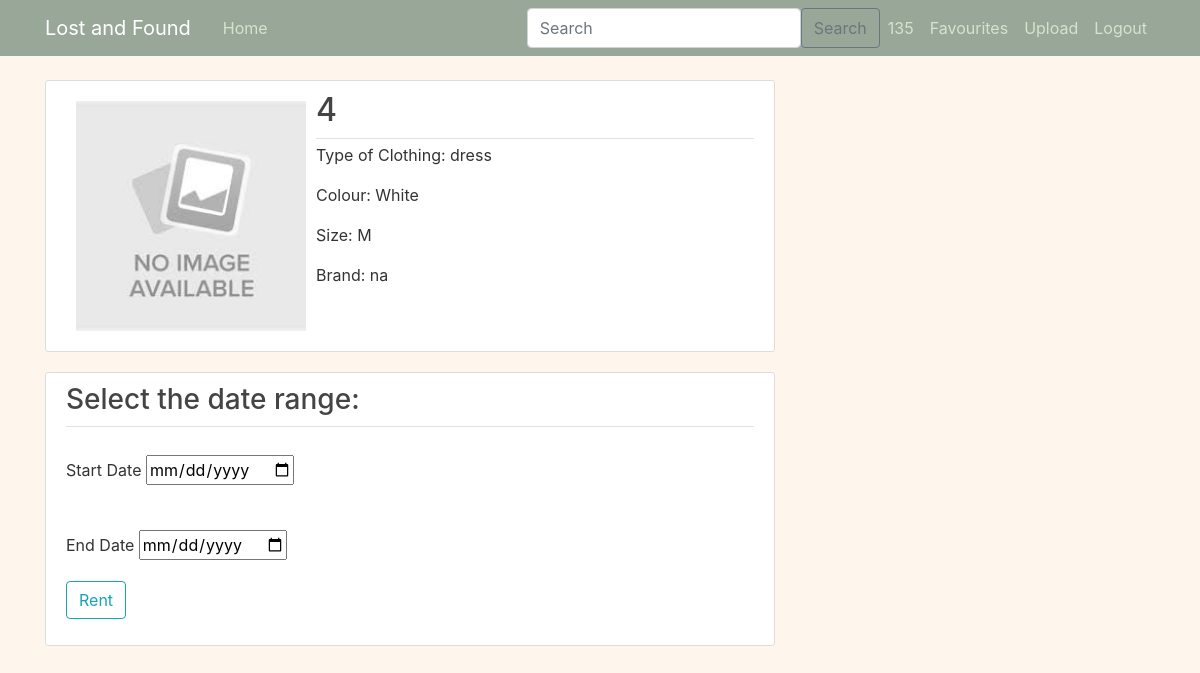
Screenshot of /rent/1 (signed in) with the database file from the repository.
### flaskapp/models.py (models this page shows, shortened)
class Users(db.Model, UserMixin):
    __tablename__ = 'Users'
    id = db.Column(db.Integer, unique=True, primary_key=True)
    username = db.Column(db.String(16), unique=True, nullable=False)
    password = db.Column(db.String(60), nullable=False)
    credit_balance = db.Column(db.Integer, default=500)

class Items(db.Model):
    __tablename__ = 'Items'
    id = db.Column(db.Integer, unique=True, primary_key=True)
    userID = db.Column(db.Integer, db.ForeignKey('Users.id'), nullable=False)
    image_file = db.Column(db.String(16), nullable=False, default='default.png')
    brand = db.Column(db.String(20), default='n/a')
    colour = db.Column(db.String(20))
    typeOfClothing = db.Column(db.String(50))
    size = db.Column(db.String(5))
    minimumCredits = db.Column(db.Integer, nullable=False)

### flaskapp/routes.py (the view, shortened to what this page needs)
@app.route("/rent/<int:item_id>", methods=['GET', 'POST'])
def rent(item_id):
    itemFree = True
    recentRentals = []
    daysRented = 0
    additionalCredits = 0
    numOfFavs = 0
    item = Items.query.get_or_404(item_id)
    minCredits = item.minimumCredits
    poster = item.userID
    now = datetime.today().date()
    oldDate = now + relativedelta(months=-6)
    if current_user.is_authenticated:
        form = ItemRental()
        return render_template('rent.html', title='Rental', form=form, item=item)
    else:
      return redirect(url_for('homePage'))

### flaskapp/forms.py
class ItemRental(FlaskForm):
    startDate = DateField('Start Date', format='%Y-%m-%d', validators=[DataRequired()])
    endDate = DateField('End Date', format='%Y-%m-%d', validators=[DataRequired()])
    submit = SubmitField('Rent')

class SearchForm(FlaskForm):
    searched = StringField('Searched', validators=[DataRequired()])
    submit = SubmitField('Search')

### flaskapp/models.py (called while the page is built)
@login_manager.user_loader
def load_user(user_id):
    return Users.query.get(int(user_id))

### flaskapp/routes.py (called while the page is built)
@app.context_processor
def layout():
    form = SearchForm()
    return dict(form=form)

### flaskapp/templates/rent.html (shortened to what this page needs)
{% extends "layout.html" %}
{% block content %}
    <article class="media content-section">
        <img style="height: 250px; width: 250px; padding: 10px" class="img-rounded" src="{{  url_for('static', filename='image_pics/' + item.image_file) }}">
        <div class="media-body">
        <div class="article-metadata">
            <h2><a class="article-title">{{ item.userID }}</a></h2>
        </div>
        <p class="article-content">Type of Clothing: {{ item.typeOfClothing }}</p>
        <p class="article-content">Colour: {{ item.colour }}</p>
        <p class="article-content">Size: {{ item.size }}</p>
        <p class="article-content">Brand: {{ item.brand }}</p>
        </div>
    </article>
    <div class="content-section">
        <body>
            <div class="article-metadata">
                <h3> Select the date range: </h3>
            </div>
            <form action="" method='POST' name="myform">
                <p class="article-content">
                {{ form.startDate.label }} {{form.startDate(class='datepicker')}} {{form.hidden_tag()}}
                </p>
                <p class="article-content">
                {{ form.endDate.label }} {{form.endDate(class='datepicker')}} {{form.hidden_tag()}}
                </p>
                <p>
                    <div class="form-group">
                        {{ form.submit(class="btn btn-outline-info") }}
                    </div>
                </p>
            </form>
        </body>
    </div>
{% endblock content %}

### flaskapp/templates/layout.html (shortened to what this page needs)
<!DOCTYPE html>
<html>
<head>
    <link rel="stylesheet" href="https://maxcdn.bootstrapcdn.com/bootstrap/4.0.0/css/bootstrap.min.css">
    <link rel="stylesheet" type="text/css" href="{{ url_for('static', filename='main.css') }}" >
</head>
<body>
    <header class="site-header">
        <nav class="navbar navbar-expand-md navbar-dark bg-steel fixed-top">
          <div class="container">
            <a class="navbar-brand mr-4" href="/">Lost and Found</a>
            <div class="collapse navbar-collapse" id="navbarToggle">
              <div class="navbar-nav mr-auto">
                <a class="nav-item nav-link" href="{{ url_for('homePage') }}">Home</a>
              </div>
              <div class="navbar-nav">
                {% if current_user.is_authenticated %}
                  <form method="POST" action="{{ url_for('search')}}" class="d-flex">
                    <input class="form-control me-2" id="urmum" type="search" placeholder="Search" aria-label="Search" name="searched">
                    <button class="btn btn-outline-secondary" type="submit">Search</button>
                  </form>
                  <a class="nav-item nav-link" >{{ current_user.credit_balance }}</a>
                  <a class="nav-item nav-link" href="{{ url_for('favourites') }}">Favourites</a>
                  <a class="nav-item nav-link" href="{{ url_for('upload') }}">Upload</a>
                  <a class="nav-item nav-link" href="{{ url_for('logout') }}">Logout</a>
                {% else %}
                  <a class="nav-item nav-link" href="{{ url_for('login') }}">Login</a>
                  <a class="nav-item nav-link" href="{{ url_for('signup') }}">Sign-Up</a>
                {% endif %}
              </div>
            </div>
          </div>
        </nav>
      </header>
      <main role="main" class="container">
        <div class="row">
          <div class="col-md-8">
            {% block content %}{% endblock %}
          </div>
        </div>
      </main>
</body>
</html>

### flaskapp/static/main.css (style rules this page uses)
body { background: #FEF5ED; color: #333333; margin-top: 5rem; }
h1, h2, h3, h4, h5, h6 { color: #444444; }
.bg-steel { background-color: #99A799; }
.site-header .navbar-nav .nav-link { color: #D3E4CD; }
.content-section { background: #ffffff; padding: 10px 20px; border: 1px solid #dddddd; border-radius: 3px; margin-bottom: 20px; }
.article-title { color: #444444; }
.article-content { white-space: pre-line; }
.article-metadata { padding-bottom: 1px; margin-bottom: 4px; border-bottom: 1px solid #e3e3e3 }

### rows the page displays
Users: credit_balance "135"
Items: image_file (picture), userID "4", typeOfClothing "dress", colour "White", size "M", brand "na"
